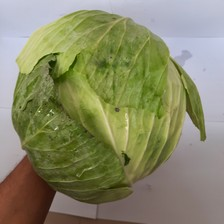
#> input picture data/cabbage/0008.jpg, 224 x 224 px
$ python convert_image.py cabbage/0008.jpg
#> lines starting #> are read from the running program, lines starting #| are printed output that depends on the picture

import numpy as np
from PIL import Image, ImageOps
from numpy import asarray
import sys

def main():
    img = Image.open(sys.argv[1])
#> img is the input picture: PIL image 224x224 RGB; mean R, G, B 135.8, 136.2, 103.7
    img = ImageOps.grayscale(img)
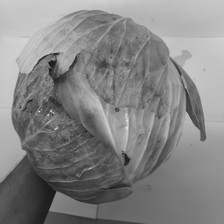
#> img: PIL image 224x224 L; min 23, max 237, mean 132.4
    numpydata = asarray(img)
    a = sys.argv[1].split("/")
    b = a[-1].split(".")
    np.save(b[0] + "_arr", numpydata)

if __name__ == "__main__":
    main()

$ run again, on data/cabbage/0014.jpg
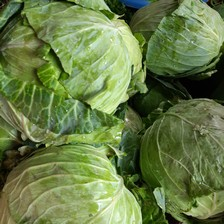
#> input picture data/cabbage/0014.jpg, 224 x 224 px
#> in main, img is the input picture: PIL image 224x224 RGB; mean R, G, B 104.8, 124.3, 72.3
#> in main, `img = ImageOps.grayscale(img)`:
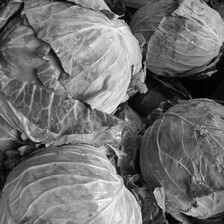
#> img: PIL image 224x224 L; min 0, max 251, mean 112.5

$ run again, on data/cabbage/0032.jpg
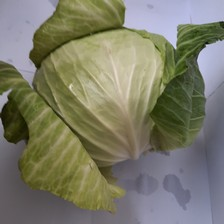
#> input picture data/cabbage/0032.jpg, 224 x 224 px
#> in main, img is the input picture: PIL image 224x224 RGB; mean R, G, B 123.4, 122.8, 104.5
#> in main, `img = ImageOps.grayscale(img)`:
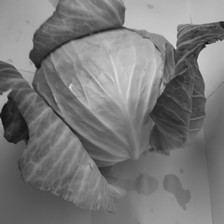
#> img: PIL image 224x224 L; min 12, max 227, mean 120.9

$ run again, on data/cabbage/0038.jpg
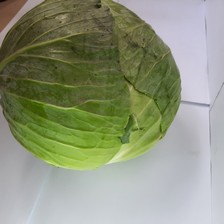
#> input picture data/cabbage/0038.jpg, 224 x 224 px
#> in main, img is the input picture: PIL image 224x224 RGB; mean R, G, B 142.7, 148.9, 124.3
#> in main, `img = ImageOps.grayscale(img)`:
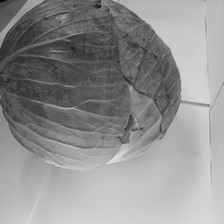
#> img: PIL image 224x224 L; min 5, max 227, mean 144.3
